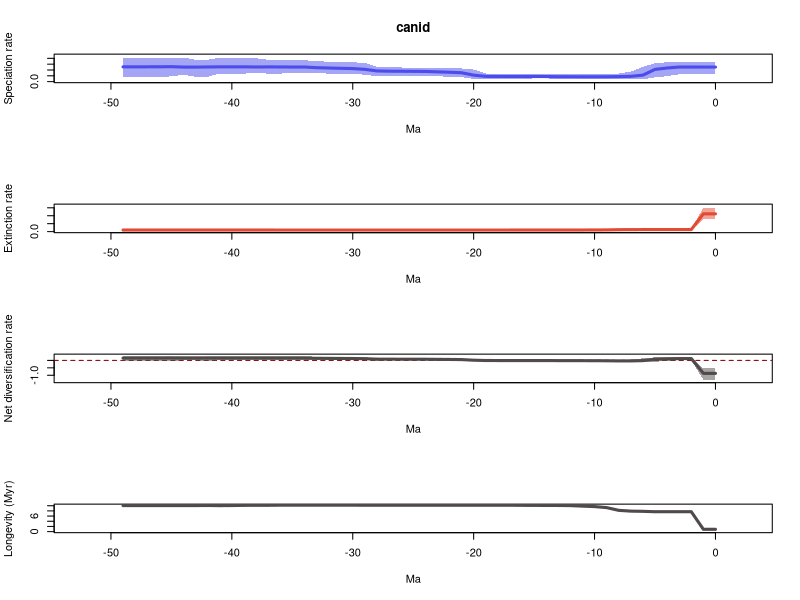

This figure's R source:
# 1 files combined:
# 	/home/eeb177-student/Desktop/eeb-177/mehdi-lab/exercise-9/pyrate_mcmc_logs/canid_occ_1_marginal_rates.log

# 95% HPDs calculated using code from Biopy (https://www.cs.auckland.ac.nz/~yhel002/biopy/)

pdf(file='/home/eeb177-student/Desktop/eeb-177/mehdi-lab/exercise-9/pyrate_mcmc_logs/canid_occ_1_marginal_rates_RTT.pdf',width=0.6*9, height=16.8)
par(mfrow=c(4,1))
library(scales)
L_hpd_m95=c(0.127868113665, 0.127868113665,0.126901610723,0.126901610723,0.0932665825617,0.0735291577805,0.0410488926493,0.036936113233,0.0402423765447,0.0402423765447,0.0402423765447,0.0402423765447,0.0410488926493,0.0488649359797,0.0553614147535,0.0539997200383,0.0522971096565,0.0522971096565,0.0522971096565,0.0522971096565,0.0488649359797,0.0755068766602,0.0823886898338,0.0922915318104,0.0935107043757,0.0942305505151,0.0964313144723,0.0946958083719,0.0923819859453,0.11953765934,0.133845788313,0.133845788313,0.135928788957,0.15350940518,0.144373244744,0.144373244744,0.139049322552,0.137555013145,0.148200413164,0.137555013145,0.137555013145,0.137555013145,0.0838502915118,0.0838502915118,0.118167511295,0.0917961416404,0.0737287460386,0.0737287460386,0.0737287460386,0.0737287460386)
L_hpd_M95=c(0.332806492415, 0.332806492415,0.332806492415,0.332806492415,0.332806492415,0.315967119023,0.254946300904,0.17104452063,0.139049322552,0.128973691979,0.127909973071,0.127909973071,0.127909973071,0.132954224755,0.132975109955,0.132975109955,0.132975109955,0.132975109955,0.132975109955,0.139049322552,0.207550380992,0.226420873092,0.229428439513,0.233660788395,0.234756765636,0.234756765636,0.243291248404,0.243291248404,0.252066060345,0.322449164348,0.332222105163,0.332222105163,0.337828667281,0.358225736544,0.36536216388,0.36536216388,0.36536216388,0.375821080734,0.401449221224,0.401449221224,0.401449221224,0.413081131899,0.375821080734,0.375821080734,0.413081131899,0.401449221224,0.401449221224,0.401449221224,0.401449221224,0.401449221224)
M_hpd_m95=c(0.772172668096, 0.772172668096,0.0834359159237,0.0834359159237,0.0834359159237,0.0834359159237,0.0909666304001,0.0909666304001,0.0834359159237,0.0741173234058,0.0741173234058,0.0711317629821,0.0741173234058,0.0741173234058,0.079126717973,0.0741173234058,0.076409307539,0.0741173234058,0.0741173234058,0.0741173234058,0.0741173234058,0.0741173234058,0.0741173234058,0.0741173234058,0.0741173234058,0.0741173234058,0.0741173234058,0.0741173234058,0.0741173234058,0.0741173234058,0.0741173234058,0.0741173234058,0.0741173234058,0.0741173234058,0.0741173234058,0.0741173234058,0.0741173234058,0.0741173234058,0.0741173234058,0.0741173234058,0.0709282510619,0.0642936353132,0.0532281362612,0.0642936353132,0.0642936353132,0.0642936353132,0.0642936353132,0.0642936353132,0.0642936353132,0.0642936353132)
M_hpd_M95=c(1.51295554052, 1.51295554052,0.185568912891,0.185568912891,0.185568912891,0.185568912891,0.190780136771,0.190780136771,0.186007043752,0.156307957977,0.141971188362,0.127744746947,0.121295217749,0.12080729173,0.125432588806,0.119656384157,0.121295217749,0.117425372914,0.117425372914,0.117425372914,0.117425372914,0.117425372914,0.117425372914,0.117425372914,0.117425372914,0.117425372914,0.117425372914,0.117425372914,0.117425372914,0.117425372914,0.117425372914,0.117425372914,0.117425372914,0.117425372914,0.117425372914,0.117425372914,0.117425372914,0.119252008518,0.119252008518,0.119656384157,0.124597568244,0.125432588806,0.125432588806,0.141385018105,0.141385018105,0.141385018105,0.141385018105,0.141385018105,0.141385018105,0.141385018105)
R_hpd_m95=c(-1.29618432061, -1.29618432061,0.00570104233776,0.00570104233776,-0.0398199575056,-0.0912434319086,-0.126023039296,-0.139524046527,-0.139524046527,-0.0982416623924,-0.0762557663118,-0.0684119367231,-0.0664305845829,-0.0664305845829,-0.0462234919427,-0.0515406409064,-0.0515406409064,-0.0462234919427,-0.0462234919427,-0.0462234919427,-0.044810943925,-0.0305733812998,-0.0182352820755,-0.0143008637964,-0.00439652886337,-0.00439652886337,-0.00279855279668,-0.00279855279668,-0.00979360639521,-0.00279855279668,0.0359356194889,0.0399210243234,0.0410931535232,0.0399210243234,0.0410931535232,0.0410931535232,0.0362600073595,0.0410931535232,0.0452754840715,-0.00279855279668,-0.00279855279668,-0.00279855279668,-0.0157968013378,-0.00279855279668,-0.00279855279668,-0.0157968013378,-0.0224163120744,-0.0224163120744,-0.0224163120744,-0.0224163120744)
R_hpd_M95=c(-0.532476066591, -0.532476066591,0.23859816265,0.23859816265,0.234846488787,0.204066284272,0.13765972774,0.0606164155916,0.0259548951653,0.0427149918028,0.0427149918028,0.0396137381322,0.024568484711,0.024568484711,0.0445210723658,0.0445210723658,0.0477928997647,0.0452754840715,0.0452754840715,0.0569088986708,0.115764312129,0.128021733905,0.137600889014,0.137600889014,0.148789037995,0.144810885319,0.149891493195,0.149891493195,0.154344056712,0.208756380157,0.239402891983,0.244881542059,0.248040971963,0.249573797558,0.282188351995,0.282188351995,0.282188351995,0.30677476486,0.31862383956,0.291019026725,0.291019026725,0.299186389964,0.291019026725,0.299186389964,0.299186389964,0.311830592002,0.31862383956,0.31862383956,0.31862383956,0.31862383956)
L_mean=c(0.25012370221, 0.25012370221,0.250851504831,0.250933561039,0.234091588733,0.210309902219,0.111605417277,0.0908986827945,0.0863590985987,0.0836889613462,0.0835880023519,0.0838543219652,0.0840368292628,0.0843575454652,0.0873314061297,0.0880170638863,0.0886332568836,0.0886332568836,0.0886332568836,0.0900714901714,0.111280783771,0.152596327443,0.161082984097,0.16805960743,0.175302911371,0.176445586182,0.178360160666,0.179351308107,0.183595782075,0.210881227251,0.224530058048,0.228692093739,0.234134349536,0.239711161841,0.25094762122,0.250708366739,0.252279321304,0.252721084188,0.251385228905,0.25436925321,0.253804669792,0.253928613568,0.252006044167,0.249518880328,0.250020158139,0.256927648564,0.255010232901,0.25465080135,0.254003503052,0.254003503052)
M_mean=c(1.12020800643, 1.12020800643,0.130162668364,0.130162668364,0.130162668364,0.130162668364,0.127656919187,0.126303163564,0.121759466173,0.107829565127,0.103453593125,0.101566504056,0.0995272097252,0.0990502155866,0.0989377818175,0.0986775252971,0.0984974060936,0.0981440412255,0.0981440412255,0.0981440412255,0.0981440412255,0.0981440412255,0.0981440412255,0.0981440412255,0.0981440412255,0.0981440412255,0.0981440412255,0.0981440412255,0.0981440412255,0.0981440412255,0.0979445250628,0.0979445250628,0.0979445250628,0.0979445250628,0.0979445250628,0.0979445250628,0.0979445250628,0.0983445218066,0.0983445218066,0.0985794940104,0.0992639294957,0.0996219704129,0.0990691462109,0.0993880189138,0.0993880189138,0.0993880189138,0.0993880189138,0.0993880189138,0.0993880189138,0.0993880189138)
R_mean=c(-0.87008430422, -0.87008430422,0.120688836468,0.120770892676,0.103928920369,0.0801472338556,-0.0160515019106,-0.0354044807699,-0.0354003675742,-0.0241406037811,-0.0198655907734,-0.0177121820907,-0.0154903804624,-0.0146926701214,-0.0116063756878,-0.0106604614108,-0.00986414921003,-0.00951078434193,-0.00951078434193,-0.0080725510541,0.013136742546,0.054452286217,0.0629389428711,0.0699155662041,0.0771588701454,0.0783015449561,0.0802161194401,0.0812072668817,0.0854517408499,0.112737186026,0.126585532985,0.130747568676,0.136189824473,0.141766636778,0.153003096157,0.152763841676,0.154334796241,0.154376562382,0.153040707098,0.1557897592,0.154540740296,0.154306643155,0.152936897956,0.150130861414,0.150632139225,0.15753962965,0.155622213988,0.155262782436,0.154615484138,0.154615484138)
trans=0.5
age=(0:(50-1))* -1
plot(age,age,type = 'n', ylim = c(0, 0.454389245089), xlim = c(-52.5,2.5), ylab = 'Speciation rate', xlab = 'Ma',main='canid' )
polygon(c(age, rev(age)), c(L_hpd_M95, rev(L_hpd_m95)), col = alpha("#4c4cec",trans), border = NA)
lines(rev(age), rev(L_mean), col = "#4c4cec", lwd=3)
plot(age,age,type = 'n', ylim = c(0, 1.66425109457), xlim = c(-52.5,2.5), ylab = 'Extinction rate', xlab = 'Ma' )
polygon(c(age, rev(age)), c(M_hpd_M95, rev(M_hpd_m95)), col = alpha("#e34a33",trans), border = NA)
lines(rev(age), rev(M_mean), col = "#e34a33", lwd=3)
plot(age,age,type = 'n', ylim = c(-1.42580275267, 0.350486223516), xlim = c(-52.5,2.5), ylab = 'Net diversification rate', xlab = 'Ma' )
abline(h=0,lty=2,col="darkred")
polygon(c(age, rev(age)), c(R_hpd_M95, rev(R_hpd_m95)), col = alpha("#504A4B",trans), border = NA)
lines(rev(age), rev(R_mean), col = "#504A4B", lwd=3)
plot(age,age,type = 'n', ylim = c(0, max(1/M_mean)), xlim = c(-52.5,2.5), ylab = 'Longevity (Myr)', xlab = 'Ma' )
lines(rev(age), rev(1/M_mean), col = "#504A4B", lwd=3)
n <- dev.off()